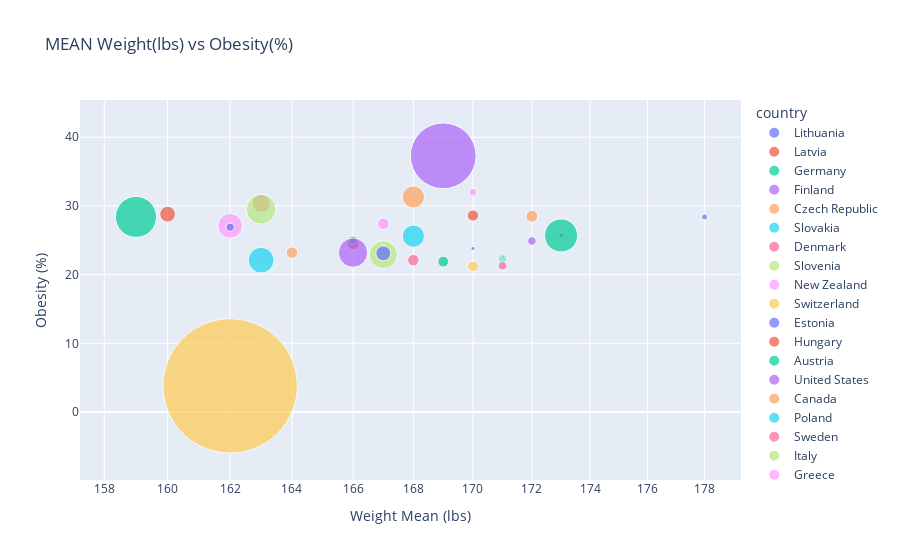

Source (notebook cell):
### Markdown cell above
### Bubble Plot shoiwng weight_in_lbs_mean from Fifa vs Obesity%

### Code cell
from sqlalchemy import create_engine
import psycopg2
import pandas as pds
import dash
import dash_core_components as dcc
import dash_html_components as html
from dash.dependencies import Input, Output
import plotly.express as px
import psycopg2
import pandas.io.sql as sqlio
import pandas as pd

 
engine  = create_engine('postgresql+psycopg2://ermesa:ermesa12@postgresql-28021-0.cloudclusters.net:28035/dap', pool_recycle=3600);
postgreSQLConnection    = engine.connect();
#postgreSQLTable         = "meat_data";
with engine.connect() as con:
    sql="select weight_in_lbs_mean, CAST(obesity_percentage as Float), country, population, meat_tot, covid_deaths from final_data order by weight_in_lbs_mean desc"
    data=sqlio.read_sql_query(sql,con)
    dF = pd.DataFrame(data=data)

external_stylesheets = ['https://codepen.io/chriddyp/pen/bWLwgP.css']

app = dash.Dash(__name__, external_stylesheets=external_stylesheets)

app.layout = html.Div([
    dcc.Graph(id='graph-with-slider')])

fig=px.scatter( dF,x="weight_in_lbs_mean", y="obesity_percentage",
                size="population", color='country',hover_name='country',log_x=True, size_max=95,
                labels={"weight_in_lbs_mean": "Weight Mean (lbs)","obesity_percentage": "Obesity (%)"},
                title="MEAN Weight(lbs) vs Obesity(%)")
fig.show()

### Figure 1 — Plotly figure (JSON) as saved in the notebook; plotly's stock layout.template omitted (floating-point values rounded to 4 significant figures)
{"data": [{"hovertemplate": "<b>%{hovertext}</b><br><br>country=Lithuania<br>Weight Mean (lbs)=%{x}<br>Obesity (%)=%{y}<br>population=%{marker.size}<extra></extra>", "hovertext": ["Lithuania"], "legendgroup": "Lithuania", "marker": {"color": "#636efa", "size": [2722289], "sizemode": "area", "sizeref": 152900.0, "symbol": "circle"}, "mode": "markers", "name": "Lithuania", "orientation": "v", "showlegend": true, "type": "scatter", "x": [178], "xaxis": "x", "y": [28.4], "yaxis": "y"}, {"hovertemplate": "<b>%{hovertext}</b><br><br>country=Latvia<br>Weight Mean (lbs)=%{x}<br>Obesity (%)=%{y}<br>population=%{marker.size}<extra></extra>", "hovertext": ["Latvia"], "legendgroup": "Latvia", "marker": {"color": "#EF553B", "size": [1886198], "sizemode": "area", "sizeref": 152900.0, "symbol": "circle"}, "mode": "markers", "name": "Latvia", "orientation": "v", "showlegend": true, "type": "scatter", "x": [173], "xaxis": "x", "y": [25.7], "yaxis": "y"}, {"hovertemplate": "<b>%{hovertext}</b><br><br>country=Germany<br>Weight Mean (lbs)=%{x}<br>Obesity (%)=%{y}<br>population=%{marker.size}<extra></extra>", "hovertext": ["Germany"], "legendgroup": "Germany", "marker": {"color": "#00cc96", "size": [83783942], "sizemode": "area", "sizeref": 152900.0, "symbol": "circle"}, "mode": "markers", "name": "Germany", "orientation": "v", "showlegend": true, "type": "scatter", "x": [173], "xaxis": "x", "y": [25.7], "yaxis": "y"}, {"hovertemplate": "<b>%{hovertext}</b><br><br>country=Finland<br>Weight Mean (lbs)=%{x}<br>Obesity (%)=%{y}<br>population=%{marker.size}<extra></extra>", "hovertext": ["Finland"], "legendgroup": "Finland", "marker": {"color": "#ab63fa", "size": [5540720], "sizemode": "area", "sizeref": 152900.0, "symbol": "circle"}, "mode": "markers", "name": "Finland", "orientation": "v", "showlegend": true, "type": "scatter", "x": [172], "xaxis": "x", "y": [24.9], "yaxis": "y"}, {"hovertemplate": "<b>%{hovertext}</b><br><br>country=Czech Republic<br>Weight Mean (lbs)=%{x}<br>Obesity (%)=%{y}<br>population=%{marker.size}<extra></extra>", "hovertext": ["Czech Republic"], "legendgroup": "Czech Republic", "marker": {"color": "#FFA15A", "size": [10708981], "sizemode": "area", "sizeref": 152900.0, "symbol": "circle"}, "mode": "markers", "name": "Czech Republic", "orientation": "v", "showlegend": true, "type": "scatter", "x": [172], "xaxis": "x", "y": [28.5], "yaxis": "y"}, {"hovertemplate": "<b>%{hovertext}</b><br><br>country=Slovakia<br>Weight Mean (lbs)=%{x}<br>Obesity (%)=%{y}<br>population=%{marker.size}<extra></extra>", "hovertext": ["Slovakia"], "legendgroup": "Slovakia", "marker": {"color": "#19d3f3", "size": [5459642], "sizemode": "area", "sizeref": 152900.0, "symbol": "circle"}, "mode": "markers", "name": "Slovakia", "orientation": "v", "showlegend": true, "type": "scatter", "x": [171], "xaxis": "x", "y": [22.4], "yaxis": "y"}, {"hovertemplate": "<b>%{hovertext}</b><br><br>country=Denmark<br>Weight Mean (lbs)=%{x}<br>Obesity (%)=%{y}<br>population=%{marker.size}<extra></extra>", "hovertext": ["Denmark"], "legendgroup": "Denmark", "marker": {"color": "#FF6692", "size": [5792202], "sizemode": "area", "sizeref": 152900.0, "symbol": "circle"}, "mode": "markers", "name": "Denmark", "orientation": "v", "showlegend": true, "type": "scatter", "x": [171], "xaxis": "x", "y": [21.3], "yaxis": "y"}, {"hovertemplate": "<b>%{hovertext}</b><br><br>country=Slovenia<br>Weight Mean (lbs)=%{x}<br>Obesity (%)=%{y}<br>population=%{marker.size}<extra></extra>", "hovertext": ["Slovenia"], "legendgroup": "Slovenia", "marker": {"color": "#B6E880", "size": [2078938], "sizemode": "area", "sizeref": 152900.0, "symbol": "circle"}, "mode": "markers", "name": "Slovenia", "orientation": "v", "showlegend": true, "type": "scatter", "x": [171], "xaxis": "x", "y": [22.5], "yaxis": "y"}, {"hovertemplate": "<b>%{hovertext}</b><br><br>country=New Zealand<br>Weight Mean (lbs)=%{x}<br>Obesity (%)=%{y}<br>population=%{marker.size}<extra></extra>", "hovertext": ["New Zealand"], "legendgroup": "New Zealand", "marker": {"color": "#FF97FF", "size": [4822233], "sizemode": "area", "sizeref": 152900.0, "symbol": "circle"}, "mode": "markers", "name": "New Zealand", "orientation": "v", "showlegend": true, "type": "scatter", "x": [170], "xaxis": "x", "y": [32], "yaxis": "y"}, {"hovertemplate": "<b>%{hovertext}</b><br><br>country=Switzerland<br>Weight Mean (lbs)=%{x}<br>Obesity (%)=%{y}<br>population=%{marker.size}<extra></extra>", "hovertext": ["Switzerland"], "legendgroup": "Switzerland", "marker": {"color": "#FECB52", "size": [8654622], "sizemode": "area", "sizeref": 152900.0, "symbol": "circle"}, "mode": "markers", "name": "Switzerland", "orientation": "v", "showlegend": true, "type": "scatter", "x": [170], "xaxis": "x", "y": [21.2], "yaxis": "y"}, {"hovertemplate": "<b>%{hovertext}</b><br><br>country=Estonia<br>Weight Mean (lbs)=%{x}<br>Obesity (%)=%{y}<br>population=%{marker.size}<extra></extra>", "hovertext": ["Estonia"], "legendgroup": "Estonia", "marker": {"color": "#636efa", "size": [1326535], "sizemode": "area", "sizeref": 152900.0, "symbol": "circle"}, "mode": "markers", "name": "Estonia", "orientation": "v", "showlegend": true, "type": "scatter", "x": [170], "xaxis": "x", "y": [23.8], "yaxis": "y"}, {"hovertemplate": "<b>%{hovertext}</b><br><br>country=Hungary<br>Weight Mean (lbs)=%{x}<br>Obesity (%)=%{y}<br>population=%{marker.size}<extra></extra>", "hovertext": ["Hungary"], "legendgroup": "Hungary", "marker": {"color": "#EF553B", "size": [9660351], "sizemode": "area", "sizeref": 152900.0, "symbol": "circle"}, "mode": "markers", "name": "Hungary", "orientation": "v", "showlegend": true, "type": "scatter", "x": [170], "xaxis": "x", "y": [28.6], "yaxis": "y"}, {"hovertemplate": "<b>%{hovertext}</b><br><br>country=Austria<br>Weight Mean (lbs)=%{x}<br>Obesity (%)=%{y}<br>population=%{marker.size}<extra></extra>", "hovertext": ["Austria"], "legendgroup": "Austria", "marker": {"color": "#00cc96", "size": [9006398], "sizemode": "area", "sizeref": 152900.0, "symbol": "circle"}, "mode": "markers", "name": "Austria", "orientation": "v", "showlegend": true, "type": "scatter", "x": [169], "xaxis": "x", "y": [21.9], "yaxis": "y"}, {"hovertemplate": "<b>%{hovertext}</b><br><br>country=United States<br>Weight Mean (lbs)=%{x}<br>Obesity (%)=%{y}<br>population=%{marker.size}<extra></extra>", "hovertext": ["United States"], "legendgroup": "United States", "marker": {"color": "#ab63fa", "size": [331002651], "sizemode": "area", "sizeref": 152900.0, "symbol": "circle"}, "mode": "markers", "name": "United States", "orientation": "v", "showlegend": true, "type": "scatter", "x": [169], "xaxis": "x", "y": [37.3], "yaxis": "y"}, {"hovertemplate": "<b>%{hovertext}</b><br><br>country=Canada<br>Weight Mean (lbs)=%{x}<br>Obesity (%)=%{y}<br>population=%{marker.size}<extra></extra>", "hovertext": ["Canada"], "legendgroup": "Canada", "marker": {"color": "#FFA15A", "size": [37742154], "sizemode": "area", "sizeref": 152900.0, "symbol": "circle"}, "mode": "markers", "name": "Canada", "orientation": "v", "showlegend": true, "type": "scatter", "x": [168], "xaxis": "x", "y": [31.3], "yaxis": "y"}, {"hovertemplate": "<b>%{hovertext}</b><br><br>country=Poland<br>Weight Mean (lbs)=%{x}<br>Obesity (%)=%{y}<br>population=%{marker.size}<extra></extra>", "hovertext": ["Poland"], "legendgroup": "Poland", "marker": {"color": "#19d3f3", "size": [37846611], "sizemode": "area", "sizeref": 152900.0, "symbol": "circle"}, "mode": "markers", "name": "Poland", "orientation": "v", "showlegend": true, "type": "scatter", "x": [168], "xaxis": "x", "y": [25.6], "yaxis": "y"}, {"hovertemplate": "<b>%{hovertext}</b><br><br>country=Sweden<br>Weight Mean (lbs)=%{x}<br>Obesity (%)=%{y}<br>population=%{marker.size}<extra></extra>", "hovertext": ["Sweden"], "legendgroup": "Sweden", "marker": {"color": "#FF6692", "size": [10099265], "sizemode": "area", "sizeref": 152900.0, "symbol": "circle"}, "mode": "markers", "name": "Sweden", "orientation": "v", "showlegend": true, "type": "scatter", "x": [168], "xaxis": "x", "y": [22.1], "yaxis": "y"}, {"hovertemplate": "<b>%{hovertext}</b><br><br>country=Italy<br>Weight Mean (lbs)=%{x}<br>Obesity (%)=%{y}<br>population=%{marker.size}<extra></extra>", "hovertext": ["Italy"], "legendgroup": "Italy", "marker": {"color": "#B6E880", "size": [60461826], "sizemode": "area", "sizeref": 152900.0, "symbol": "circle"}, "mode": "markers", "name": "Italy", "orientation": "v", "showlegend": true, "type": "scatter", "x": [167], "xaxis": "x", "y": [22.9], "yaxis": "y"}, {"hovertemplate": "<b>%{hovertext}</b><br><br>country=Greece<br>Weight Mean (lbs)=%{x}<br>Obesity (%)=%{y}<br>population=%{marker.size}<extra></extra>", "hovertext": ["Greece"], "legendgroup": "Greece", "marker": {"color": "#FF97FF", "size": [10423054], "sizemode": "area", "sizeref": 152900.0, "symbol": "circle"}, "mode": "markers", "name": "Greece", "orientation": "v", "showlegend": true, "type": "scatter", "x": [167], "xaxis": "x", "y": [27.4], "yaxis": "y"}, {"hovertemplate": "<b>%{hovertext}</b><br><br>country=Luxembourg<br>Weight Mean (lbs)=%{x}<br>Obesity (%)=%{y}<br>population=%{marker.size}<extra></extra>", "hovertext": ["Luxembourg"], "legendgroup": "Luxembourg", "marker": {"color": "#FECB52", "size": [625978], "sizemode": "area", "sizeref": 152900.0, "symbol": "circle"}, "mode": "markers", "name": "Luxembourg", "orientation": "v", "showlegend": true, "type": "scatter", "x": [167], "xaxis": "x", "y": [24.2], "yaxis": "y"}, {"hovertemplate": "<b>%{hovertext}</b><br><br>country=Netherlands<br>Weight Mean (lbs)=%{x}<br>Obesity (%)=%{y}<br>population=%{marker.size}<extra></extra>", "hovertext": ["Netherlands"], "legendgroup": "Netherlands", "marker": {"color": "#636efa", "size": [17134872], "sizemode": "area", "sizeref": 152900.0, "symbol": "circle"}, "mode": "markers", "name": "Netherlands", "orientation": "v", "showlegend": true, "type": "scatter", "x": [167], "xaxis": "x", "y": [23.1], "yaxis": "y"}, {"hovertemplate": "<b>%{hovertext}</b><br><br>country=Belgium<br>Weight Mean (lbs)=%{x}<br>Obesity (%)=%{y}<br>population=%{marker.size}<extra></extra>", "hovertext": ["Belgium"], "legendgroup": "Belgium", "marker": {"color": "#EF553B", "size": [11589623], "sizemode": "area", "sizeref": 152900.0, "symbol": "circle"}, "mode": "markers", "name": "Belgium", "orientation": "v", "showlegend": true, "type": "scatter", "x": [166], "xaxis": "x", "y": [24.5], "yaxis": "y"}, {"hovertemplate": "<b>%{hovertext}</b><br><br>country=Norway<br>Weight Mean (lbs)=%{x}<br>Obesity (%)=%{y}<br>population=%{marker.size}<extra></extra>", "hovertext": ["Norway"], "legendgroup": "Norway", "marker": {"color": "#00cc96", "size": [5421241], "sizemode": "area", "sizeref": 152900.0, "symbol": "circle"}, "mode": "markers", "name": "Norway", "orientation": "v", "showlegend": true, "type": "scatter", "x": [166], "xaxis": "x", "y": [25], "yaxis": "y"}, {"hovertemplate": "<b>%{hovertext}</b><br><br>country=France<br>Weight Mean (lbs)=%{x}<br>Obesity (%)=%{y}<br>population=%{marker.size}<extra></extra>", "hovertext": ["France"], "legendgroup": "France", "marker": {"color": "#ab63fa", "size": [65273511], "sizemode": "area", "sizeref": 152900.0, "symbol": "circle"}, "mode": "markers", "name": "France", "orientation": "v", "showlegend": true, "type": "scatter", "x": [166], "xaxis": "x", "y": [23.2], "yaxis": "y"}, {"hovertemplate": "<b>%{hovertext}</b><br><br>country=Portugal<br>Weight Mean (lbs)=%{x}<br>Obesity (%)=%{y}<br>population=%{marker.size}<extra></extra>", "hovertext": ["Portugal"], "legendgroup": "Portugal", "marker": {"color": "#FFA15A", "size": [10196709], "sizemode": "area", "sizeref": 152900.0, "symbol": "circle"}, "mode": "markers", "name": "Portugal", "orientation": "v", "showlegend": true, "type": "scatter", "x": [164], "xaxis": "x", "y": [23.2], "yaxis": "y"}, {"hovertemplate": "<b>%{hovertext}</b><br><br>country=Colombia<br>Weight Mean (lbs)=%{x}<br>Obesity (%)=%{y}<br>population=%{marker.size}<extra></extra>", "hovertext": ["Colombia"], "legendgroup": "Colombia", "marker": {"color": "#19d3f3", "size": [50882891], "sizemode": "area", "sizeref": 152900.0, "symbol": "circle"}, "mode": "markers", "name": "Colombia", "orientation": "v", "showlegend": true, "type": "scatter", "x": [163], "xaxis": "x", "y": [22.1], "yaxis": "y"}, {"hovertemplate": "<b>%{hovertext}</b><br><br>country=Australia<br>Weight Mean (lbs)=%{x}<br>Obesity (%)=%{y}<br>population=%{marker.size}<extra></extra>", "hovertext": ["Australia"], "legendgroup": "Australia", "marker": {"color": "#FF6692", "size": [25499884], "sizemode": "area", "sizeref": 152900.0, "symbol": "circle"}, "mode": "markers", "name": "Australia", "orientation": "v", "showlegend": true, "type": "scatter", "x": [163], "xaxis": "x", "y": [30.4], "yaxis": "y"}, {"hovertemplate": "<b>%{hovertext}</b><br><br>country=United Kingdom<br>Weight Mean (lbs)=%{x}<br>Obesity (%)=%{y}<br>population=%{marker.size}<extra></extra>", "hovertext": ["United Kingdom"], "legendgroup": "United Kingdom", "marker": {"color": "#B6E880", "size": [67886011], "sizemode": "area", "sizeref": 152900.0, "symbol": "circle"}, "mode": "markers", "name": "United Kingdom", "orientation": "v", "showlegend": true, "type": "scatter", "x": [163], "xaxis": "x", "y": [29.5], "yaxis": "y"}, {"hovertemplate": "<b>%{hovertext}</b><br><br>country=Spain<br>Weight Mean (lbs)=%{x}<br>Obesity (%)=%{y}<br>population=%{marker.size}<extra></extra>", "hovertext": ["Spain"], "legendgroup": "Spain", "marker": {"color": "#FF97FF", "size": [46754778], "sizemode": "area", "sizeref": 152900.0, "symbol": "circle"}, "mode": "markers", "name": "Spain", "orientation": "v", "showlegend": true, "type": "scatter", "x": [162], "xaxis": "x", "y": [27.1], "yaxis": "y"}, {"hovertemplate": "<b>%{hovertext}</b><br><br>country=India<br>Weight Mean (lbs)=%{x}<br>Obesity (%)=%{y}<br>population=%{marker.size}<extra></extra>", "hovertext": ["India"], "legendgroup": "India", "marker": {"color": "#FECB52", "size": [1380004385], "sizemode": "area", "sizeref": 152900.0, "symbol": "circle"}, "mode": "markers", "name": "India", "orientation": "v", "showlegend": true, "type": "scatter", "x": [162], "xaxis": "x", "y": [3.8], "yaxis": "y"}, {"hovertemplate": "<b>%{hovertext}</b><br><br>country=Ireland<br>Weight Mean (lbs)=%{x}<br>Obesity (%)=%{y}<br>population=%{marker.size}<extra></extra>", "hovertext": ["Ireland"], "legendgroup": "Ireland", "marker": {"color": "#636efa", "size": [4937786], "sizemode": "area", "sizeref": 152900.0, "symbol": "circle"}, "mode": "markers", "name": "Ireland", "orientation": "v", "showlegend": true, "type": "scatter", "x": [162], "xaxis": "x", "y": [26.9], "yaxis": "y"}, {"hovertemplate": "<b>%{hovertext}</b><br><br>country=Chile<br>Weight Mean (lbs)=%{x}<br>Obesity (%)=%{y}<br>population=%{marker.size}<extra></extra>", "hovertext": ["Chile"], "legendgroup": "Chile", "marker": {"color": "#EF553B", "size": [19116201], "sizemode": "area", "sizeref": 152900.0, "symbol": "circle"}, "mode": "markers", "name": "Chile", "orientation": "v", "showlegend": true, "type": "scatter", "x": [160], "xaxis": "x", "y": [28.8], "yaxis": "y"}, {"hovertemplate": "<b>%{hovertext}</b><br><br>country=Mexico<br>Weight Mean (lbs)=%{x}<br>Obesity (%)=%{y}<br>population=%{marker.size}<extra></extra>", "hovertext": ["Mexico"], "legendgroup": "Mexico", "marker": {"color": "#00cc96", "size": [128932753], "sizemode": "area", "sizeref": 152900.0, "symbol": "circle"}, "mode": "markers", "name": "Mexico", "orientation": "v", "showlegend": true, "type": "scatter", "x": [159], "xaxis": "x", "y": [28.4], "yaxis": "y"}], "layout": {"legend": {"itemsizing": "constant", "title": {"text": "country"}, "tracegroupgap": 0}, "title": {"text": "MEAN Weight(lbs) vs Obesity(%)"}, "xaxis": {"anchor": "y", "domain": [0, 1], "title": {"text": "Weight Mean (lbs)"}, "type": "log"}, "yaxis": {"anchor": "x", "domain": [0, 1], "title": {"text": "Obesity (%)"}}}}
